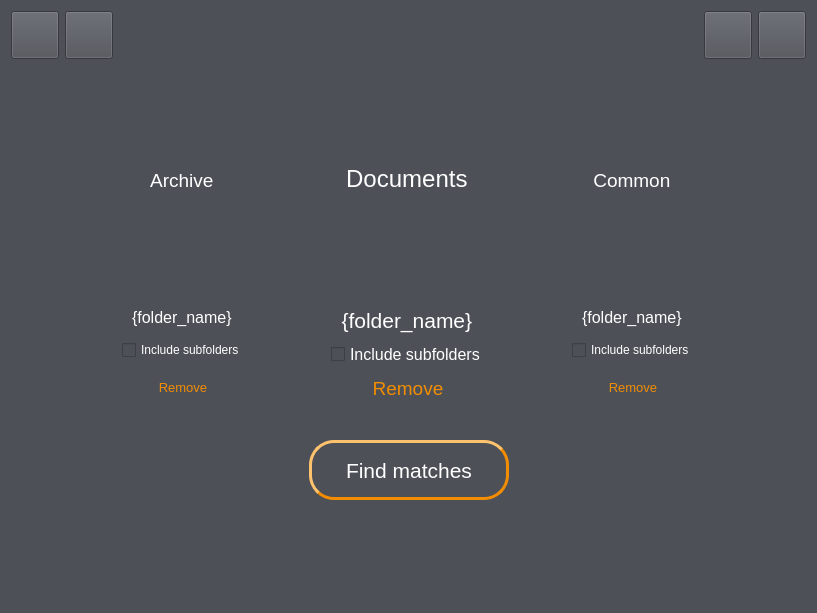
<?xml version="1.0" encoding="UTF-8"?>
<ui version="4.0">
 <class>home_widget</class>
 <widget class="QWidget" name="home_widget">
  <property name="geometry">
   <rect>
    <x>0</x>
    <y>0</y>
    <width>817</width>
    <height>613</height>
   </rect>
  </property>
  <property name="styleSheet">
   <string notr="true">background-color: rgb(77, 80, 87);</string>
  </property>
  <layout class="QVBoxLayout" name="verticalLayout">
   <item>
    <layout class="QHBoxLayout" name="lang_layout">
     <item>
      <widget class="QPushButton" name="ger_button">
       <property name="enabled">
        <bool>true</bool>
       </property>
       <property name="sizePolicy">
        <sizepolicy hsizetype="Fixed" vsizetype="Fixed">
         <horstretch>0</horstretch>
         <verstretch>0</verstretch>
        </sizepolicy>
       </property>
       <property name="minimumSize">
        <size>
         <width>48</width>
         <height>48</height>
        </size>
       </property>
       <property name="maximumSize">
        <size>
         <width>48</width>
         <height>48</height>
        </size>
       </property>
       <property name="font">
        <font>
         <pointsize>10</pointsize>
        </font>
       </property>
       <property name="toolTip">
        <string>Set the document's language to 'German'.</string>
       </property>
       <property name="styleSheet">
        <string notr="true">:!checked:hover{
                                    background-color: #5f636c;
                                    }

                                    :checked{
                                    border-style: outset;
                                    }
                                </string>
       </property>
       <property name="text">
        <string/>
       </property>
       <property name="icon">
        <iconset resource="../res/resources.qrc">
         <normaloff>:/ger_flag.png</normaloff>:/ger_flag.png</iconset>
       </property>
       <property name="iconSize">
        <size>
         <width>32</width>
         <height>32</height>
        </size>
       </property>
       <property name="checkable">
        <bool>true</bool>
       </property>
       <property name="checked">
        <bool>false</bool>
       </property>
       <property name="autoDefault">
        <bool>false</bool>
       </property>
       <property name="default">
        <bool>false</bool>
       </property>
      </widget>
     </item>
     <item>
      <widget class="QPushButton" name="eng_button">
       <property name="sizePolicy">
        <sizepolicy hsizetype="Fixed" vsizetype="Fixed">
         <horstretch>0</horstretch>
         <verstretch>0</verstretch>
        </sizepolicy>
       </property>
       <property name="minimumSize">
        <size>
         <width>48</width>
         <height>48</height>
        </size>
       </property>
       <property name="maximumSize">
        <size>
         <width>48</width>
         <height>48</height>
        </size>
       </property>
       <property name="font">
        <font>
         <pointsize>10</pointsize>
        </font>
       </property>
       <property name="toolTip">
        <string>Set the document's language to 'English'.</string>
       </property>
       <property name="styleSheet">
        <string notr="true">:!checked:hover{
                                    background-color: #5f636c;
                                    }

                                    :checked{
                                    border-style: outset;
                                    }
                                </string>
       </property>
       <property name="text">
        <string/>
       </property>
       <property name="icon">
        <iconset resource="../res/resources.qrc">
         <normaloff>:/uk_flag.png</normaloff>:/uk_flag.png</iconset>
       </property>
       <property name="iconSize">
        <size>
         <width>32</width>
         <height>32</height>
        </size>
       </property>
       <property name="checkable">
        <bool>true</bool>
       </property>
       <property name="checked">
        <bool>false</bool>
       </property>
       <property name="autoDefault">
        <bool>false</bool>
       </property>
       <property name="default">
        <bool>false</bool>
       </property>
      </widget>
     </item>
     <item>
      <spacer name="lang_right_spacer">
       <property name="orientation">
        <enum>Qt::Horizontal</enum>
       </property>
       <property name="sizeHint" stdset="0">
        <size>
         <width>40</width>
         <height>20</height>
        </size>
       </property>
      </spacer>
     </item>
     <item>
      <widget class="QPushButton" name="open_button">
       <property name="sizePolicy">
        <sizepolicy hsizetype="Fixed" vsizetype="Fixed">
         <horstretch>0</horstretch>
         <verstretch>0</verstretch>
        </sizepolicy>
       </property>
       <property name="minimumSize">
        <size>
         <width>48</width>
         <height>48</height>
        </size>
       </property>
       <property name="maximumSize">
        <size>
         <width>48</width>
         <height>48</height>
        </size>
       </property>
       <property name="font">
        <font>
         <pointsize>10</pointsize>
        </font>
       </property>
       <property name="toolTip">
        <string>Open a directory with JSON reports to display the matches.</string>
       </property>
       <property name="styleSheet">
        <string notr="true">:hover{
                                    background-color: #5f636c;
                                    }
                                </string>
       </property>
       <property name="text">
        <string/>
       </property>
       <property name="icon">
        <iconset resource="../res/resources.qrc">
         <normaloff>:/open_white.png</normaloff>:/open_white.png</iconset>
       </property>
       <property name="iconSize">
        <size>
         <width>32</width>
         <height>32</height>
        </size>
       </property>
       <property name="checkable">
        <bool>false</bool>
       </property>
       <property name="checked">
        <bool>false</bool>
       </property>
       <property name="autoDefault">
        <bool>false</bool>
       </property>
       <property name="default">
        <bool>false</bool>
       </property>
      </widget>
     </item>
     <item>
      <widget class="QPushButton" name="settings_button">
       <property name="sizePolicy">
        <sizepolicy hsizetype="Fixed" vsizetype="Fixed">
         <horstretch>0</horstretch>
         <verstretch>0</verstretch>
        </sizepolicy>
       </property>
       <property name="minimumSize">
        <size>
         <width>48</width>
         <height>48</height>
        </size>
       </property>
       <property name="maximumSize">
        <size>
         <width>48</width>
         <height>48</height>
        </size>
       </property>
       <property name="font">
        <font>
         <pointsize>10</pointsize>
        </font>
       </property>
       <property name="toolTip">
        <string>Adjust the sensitivity of the text matching algorithm.
Higher values may increase precision, lower ones can improve sensitivity.</string>
       </property>
       <property name="styleSheet">
        <string notr="true">:hover{
                                    background-color: #5f636c;
                                    }
                                </string>
       </property>
       <property name="text">
        <string/>
       </property>
       <property name="icon">
        <iconset resource="../res/resources.qrc">
         <normaloff>:/settings_white.png</normaloff>:/settings_white.png</iconset>
       </property>
       <property name="iconSize">
        <size>
         <width>40</width>
         <height>40</height>
        </size>
       </property>
       <property name="checkable">
        <bool>false</bool>
       </property>
       <property name="checked">
        <bool>false</bool>
       </property>
       <property name="autoDefault">
        <bool>false</bool>
       </property>
       <property name="default">
        <bool>false</bool>
       </property>
      </widget>
     </item>
    </layout>
   </item>
   <item>
    <spacer name="lang_heading_spacer">
     <property name="orientation">
      <enum>Qt::Vertical</enum>
     </property>
     <property name="sizeType">
      <enum>QSizePolicy::Fixed</enum>
     </property>
     <property name="sizeHint" stdset="0">
      <size>
       <width>20</width>
       <height>20</height>
      </size>
     </property>
    </spacer>
   </item>
   <item>
    <widget class="QLabel" name="logo_label">
     <property name="sizePolicy">
      <sizepolicy hsizetype="Expanding" vsizetype="Fixed">
       <horstretch>0</horstretch>
       <verstretch>0</verstretch>
      </sizepolicy>
     </property>
     <property name="minimumSize">
      <size>
       <width>0</width>
       <height>43</height>
      </size>
     </property>
     <property name="maximumSize">
      <size>
       <width>16777215</width>
       <height>16777215</height>
      </size>
     </property>
     <property name="text">
      <string>&lt;html&gt;&lt;head/&gt;&lt;body&gt;&lt;p align=&quot;center&quot;&gt;&lt;img src=&quot;:/logo.png&quot;/&gt;&lt;/p&gt;&lt;/body&gt;&lt;/html&gt;</string>
     </property>
    </widget>
   </item>
   <item>
    <spacer name="heading_inputs_spacer">
     <property name="orientation">
      <enum>Qt::Vertical</enum>
     </property>
     <property name="sizeType">
      <enum>QSizePolicy::Fixed</enum>
     </property>
     <property name="sizeHint" stdset="0">
      <size>
       <width>20</width>
       <height>30</height>
      </size>
     </property>
    </spacer>
   </item>
   <item>
    <layout class="QHBoxLayout" name="inputs_layout">
     <item>
      <spacer name="inputs_left_spacer">
       <property name="orientation">
        <enum>Qt::Horizontal</enum>
       </property>
       <property name="sizeHint" stdset="0">
        <size>
         <width>40</width>
         <height>20</height>
        </size>
       </property>
      </spacer>
     </item>
     <item>
      <layout class="QVBoxLayout" name="archive_layout">
       <item alignment="Qt::AlignBottom">
        <widget class="QLabel" name="archive_label">
         <property name="sizePolicy">
          <sizepolicy hsizetype="Minimum" vsizetype="Minimum">
           <horstretch>0</horstretch>
           <verstretch>0</verstretch>
          </sizepolicy>
         </property>
         <property name="minimumSize">
          <size>
           <width>90</width>
           <height>25</height>
          </size>
         </property>
         <property name="text">
          <string>&lt;html&gt;&lt;head/&gt;&lt;body&gt;&lt;p align=&quot;center&quot;&gt;&lt;span
                                            style=&quot; font-size:14pt; color:#ffffff;&quot;&gt;Archive&lt;/span&gt;&lt;/p&gt;&lt;/body&gt;&lt;/html&gt;
                                        </string>
         </property>
        </widget>
       </item>
       <item alignment="Qt::AlignHCenter|Qt::AlignBottom">
        <widget class="QPushButton" name="archive_dir_button">
         <property name="sizePolicy">
          <sizepolicy hsizetype="Fixed" vsizetype="Fixed">
           <horstretch>0</horstretch>
           <verstretch>0</verstretch>
          </sizepolicy>
         </property>
         <property name="minimumSize">
          <size>
           <width>100</width>
           <height>100</height>
          </size>
         </property>
         <property name="maximumSize">
          <size>
           <width>100</width>
           <height>100</height>
          </size>
         </property>
         <property name="font">
          <font>
           <pointsize>10</pointsize>
          </font>
         </property>
         <property name="toolTip">
          <string>Directory containing documents
which should not be compared among themselves
but only with the other documents.</string>
         </property>
         <property name="styleSheet">
          <string notr="true">QPushButton {
                                            border-radius: 50%;
                                            border-style: outset;
                                            }

                                            :hover{
                                            background-color: #5f636c;
                                            }


                                            :pressed {
                                            border-style: inset;
                                            }
                                        </string>
         </property>
         <property name="text">
          <string/>
         </property>
         <property name="icon">
          <iconset resource="../res/resources.qrc">
           <normaloff>:/inbox_white.png</normaloff>:/inbox_white.png</iconset>
         </property>
         <property name="iconSize">
          <size>
           <width>72</width>
           <height>72</height>
          </size>
         </property>
         <property name="autoDefault">
          <bool>false</bool>
         </property>
         <property name="default">
          <bool>false</bool>
         </property>
        </widget>
       </item>
       <item alignment="Qt::AlignHCenter|Qt::AlignTop">
        <widget class="QLabel" name="archive_dir_label">
         <property name="sizePolicy">
          <sizepolicy hsizetype="Minimum" vsizetype="Minimum">
           <horstretch>0</horstretch>
           <verstretch>0</verstretch>
          </sizepolicy>
         </property>
         <property name="minimumSize">
          <size>
           <width>0</width>
           <height>25</height>
          </size>
         </property>
         <property name="text">
          <string>&lt;html&gt;&lt;head/&gt;&lt;body&gt;&lt;p align=&quot;center&quot;&gt;&lt;span
                                            style=&quot; font-size:12pt; color:#ffffff;&quot;&gt;{folder_name}&lt;/span&gt;&lt;/p&gt;&lt;/body&gt;&lt;/html&gt;
                                        </string>
         </property>
        </widget>
       </item>
       <item alignment="Qt::AlignHCenter|Qt::AlignTop">
        <widget class="QCheckBox" name="archive_rec_check_box">
         <property name="styleSheet">
          <string notr="true">color: rgb(255, 255, 255);</string>
         </property>
         <property name="text">
          <string>Include subfolders</string>
         </property>
        </widget>
       </item>
       <item alignment="Qt::AlignHCenter|Qt::AlignTop">
        <widget class="QPushButton" name="archive_rmdir_button">
         <property name="sizePolicy">
          <sizepolicy hsizetype="Minimum" vsizetype="Minimum">
           <horstretch>0</horstretch>
           <verstretch>0</verstretch>
          </sizepolicy>
         </property>
         <property name="minimumSize">
          <size>
           <width>0</width>
           <height>25</height>
          </size>
         </property>
         <property name="font">
          <font>
           <pointsize>10</pointsize>
          </font>
         </property>
         <property name="styleSheet">
          <string notr="true">QPushButton {
                                            color: #f28d01;
                                            }

                                            :hover{
                                            color: #b56900;
                                            }
                                        </string>
         </property>
         <property name="text">
          <string>Remove</string>
         </property>
         <property name="flat">
          <bool>true</bool>
         </property>
        </widget>
       </item>
      </layout>
     </item>
     <item>
      <spacer name="archive_docs_spacer">
       <property name="orientation">
        <enum>Qt::Horizontal</enum>
       </property>
       <property name="sizeType">
        <enum>QSizePolicy::Fixed</enum>
       </property>
       <property name="sizeHint" stdset="0">
        <size>
         <width>80</width>
         <height>20</height>
        </size>
       </property>
      </spacer>
     </item>
     <item>
      <layout class="QVBoxLayout" name="docs_layout">
       <item alignment="Qt::AlignBottom">
        <widget class="QLabel" name="docs_label">
         <property name="sizePolicy">
          <sizepolicy hsizetype="Minimum" vsizetype="Minimum">
           <horstretch>0</horstretch>
           <verstretch>0</verstretch>
          </sizepolicy>
         </property>
         <property name="minimumSize">
          <size>
           <width>100</width>
           <height>30</height>
          </size>
         </property>
         <property name="text">
          <string>&lt;html&gt;&lt;head/&gt;&lt;body&gt;&lt;p align=&quot;center&quot;&gt;&lt;span
                                            style=&quot; font-size:18pt; color:#ffffff;&quot;&gt;Documents&lt;/span&gt;&lt;/p&gt;&lt;/body&gt;&lt;/html&gt;
                                        </string>
         </property>
        </widget>
       </item>
       <item alignment="Qt::AlignHCenter|Qt::AlignVCenter">
        <widget class="QPushButton" name="docs_dir_button">
         <property name="sizePolicy">
          <sizepolicy hsizetype="Fixed" vsizetype="Fixed">
           <horstretch>0</horstretch>
           <verstretch>0</verstretch>
          </sizepolicy>
         </property>
         <property name="minimumSize">
          <size>
           <width>100</width>
           <height>100</height>
          </size>
         </property>
         <property name="maximumSize">
          <size>
           <width>128</width>
           <height>128</height>
          </size>
         </property>
         <property name="font">
          <font>
           <pointsize>10</pointsize>
          </font>
         </property>
         <property name="toolTip">
          <string>Select a folder containing documents which should be examined.</string>
         </property>
         <property name="styleSheet">
          <string notr="true">QPushButton {
                                            border-radius: 50%;
                                            border-style: outset;
                                            }

                                            :hover{
                                            background-color: #5f636c;
                                            }


                                            :pressed {
                                            border-style: inset;
                                            }
                                        </string>
         </property>
         <property name="text">
          <string/>
         </property>
         <property name="icon">
          <iconset resource="../res/resources.qrc">
           <normaloff>:/add_circle_orange.png</normaloff>:/add_circle_orange.png</iconset>
         </property>
         <property name="iconSize">
          <size>
           <width>96</width>
           <height>96</height>
          </size>
         </property>
         <property name="autoDefault">
          <bool>false</bool>
         </property>
         <property name="default">
          <bool>false</bool>
         </property>
        </widget>
       </item>
       <item alignment="Qt::AlignTop">
        <widget class="QLabel" name="docs_dir_label">
         <property name="sizePolicy">
          <sizepolicy hsizetype="Minimum" vsizetype="Minimum">
           <horstretch>0</horstretch>
           <verstretch>0</verstretch>
          </sizepolicy>
         </property>
         <property name="minimumSize">
          <size>
           <width>0</width>
           <height>30</height>
          </size>
         </property>
         <property name="text">
          <string>&lt;html&gt;&lt;head/&gt;&lt;body&gt;&lt;p align=&quot;center&quot;&gt;&lt;span
                                            style=&quot; font-size:16pt; color:#ffffff;&quot;&gt;{folder_name}&lt;/span&gt;&lt;/p&gt;&lt;/body&gt;&lt;/html&gt;
                                        </string>
         </property>
        </widget>
       </item>
       <item alignment="Qt::AlignTop">
        <widget class="QCheckBox" name="docs_rec_check_box">
         <property name="font">
          <font>
           <pointsize>12</pointsize>
          </font>
         </property>
         <property name="styleSheet">
          <string notr="true">color: rgb(255, 255, 255);</string>
         </property>
         <property name="text">
          <string>Include subfolders</string>
         </property>
        </widget>
       </item>
       <item alignment="Qt::AlignHCenter|Qt::AlignTop">
        <widget class="QPushButton" name="docs_rmdir_button">
         <property name="sizePolicy">
          <sizepolicy hsizetype="Minimum" vsizetype="Minimum">
           <horstretch>0</horstretch>
           <verstretch>0</verstretch>
          </sizepolicy>
         </property>
         <property name="minimumSize">
          <size>
           <width>0</width>
           <height>25</height>
          </size>
         </property>
         <property name="font">
          <font>
           <pointsize>14</pointsize>
          </font>
         </property>
         <property name="styleSheet">
          <string notr="true">QPushButton {
                                            color: #f28d01;
                                            }

                                            :hover{
                                            color: #b56900;
                                            }
                                        </string>
         </property>
         <property name="text">
          <string>Remove</string>
         </property>
         <property name="flat">
          <bool>true</bool>
         </property>
        </widget>
       </item>
      </layout>
     </item>
     <item>
      <spacer name="docs_common_spacer">
       <property name="orientation">
        <enum>Qt::Horizontal</enum>
       </property>
       <property name="sizeType">
        <enum>QSizePolicy::Fixed</enum>
       </property>
       <property name="sizeHint" stdset="0">
        <size>
         <width>80</width>
         <height>20</height>
        </size>
       </property>
      </spacer>
     </item>
     <item>
      <layout class="QVBoxLayout" name="common_layout">
       <item alignment="Qt::AlignBottom">
        <widget class="QLabel" name="common_label">
         <property name="sizePolicy">
          <sizepolicy hsizetype="Minimum" vsizetype="Minimum">
           <horstretch>0</horstretch>
           <verstretch>0</verstretch>
          </sizepolicy>
         </property>
         <property name="minimumSize">
          <size>
           <width>90</width>
           <height>25</height>
          </size>
         </property>
         <property name="text">
          <string>&lt;html&gt;&lt;head/&gt;&lt;body&gt;&lt;p align=&quot;center&quot;&gt;&lt;span
                                            style=&quot; font-size:14pt; color:#ffffff;&quot;&gt;Common&lt;/span&gt;&lt;/p&gt;&lt;/body&gt;&lt;/html&gt;
                                        </string>
         </property>
        </widget>
       </item>
       <item alignment="Qt::AlignHCenter|Qt::AlignBottom">
        <widget class="QPushButton" name="common_dir_button">
         <property name="sizePolicy">
          <sizepolicy hsizetype="Fixed" vsizetype="Fixed">
           <horstretch>0</horstretch>
           <verstretch>0</verstretch>
          </sizepolicy>
         </property>
         <property name="minimumSize">
          <size>
           <width>100</width>
           <height>100</height>
          </size>
         </property>
         <property name="maximumSize">
          <size>
           <width>100</width>
           <height>100</height>
          </size>
         </property>
         <property name="font">
          <font>
           <pointsize>10</pointsize>
          </font>
         </property>
         <property name="toolTip">
          <string>Select a folder containing documents which consist of common text.
Files are read line by line.
If a sentence in a document contains all words in an arbitrary line it is excluded.</string>
         </property>
         <property name="styleSheet">
          <string notr="true">QPushButton {
                                            border-radius: 50%;
                                            border-style: outset;
                                            }

                                            :hover{
                                            background-color: #5f636c;
                                            }


                                            :pressed {
                                            border-style: inset;
                                            }
                                        </string>
         </property>
         <property name="text">
          <string/>
         </property>
         <property name="icon">
          <iconset resource="../res/resources.qrc">
           <normaloff>:/common_white.png</normaloff>:/common_white.png</iconset>
         </property>
         <property name="iconSize">
          <size>
           <width>80</width>
           <height>80</height>
          </size>
         </property>
         <property name="autoDefault">
          <bool>false</bool>
         </property>
         <property name="default">
          <bool>false</bool>
         </property>
        </widget>
       </item>
       <item alignment="Qt::AlignHCenter|Qt::AlignTop">
        <widget class="QLabel" name="common_dir_label">
         <property name="sizePolicy">
          <sizepolicy hsizetype="Minimum" vsizetype="Minimum">
           <horstretch>0</horstretch>
           <verstretch>0</verstretch>
          </sizepolicy>
         </property>
         <property name="minimumSize">
          <size>
           <width>0</width>
           <height>25</height>
          </size>
         </property>
         <property name="text">
          <string>&lt;html&gt;&lt;head/&gt;&lt;body&gt;&lt;p align=&quot;center&quot;&gt;&lt;span
                                            style=&quot; font-size:12pt; color:#ffffff;&quot;&gt;{folder_name}&lt;/span&gt;&lt;/p&gt;&lt;/body&gt;&lt;/html&gt;
                                        </string>
         </property>
        </widget>
       </item>
       <item alignment="Qt::AlignHCenter|Qt::AlignTop">
        <widget class="QCheckBox" name="common_rec_check_box">
         <property name="styleSheet">
          <string notr="true">color: rgb(255, 255, 255);</string>
         </property>
         <property name="text">
          <string>Include subfolders</string>
         </property>
        </widget>
       </item>
       <item alignment="Qt::AlignHCenter|Qt::AlignTop">
        <widget class="QPushButton" name="common_rmdir_button">
         <property name="sizePolicy">
          <sizepolicy hsizetype="Minimum" vsizetype="Minimum">
           <horstretch>0</horstretch>
           <verstretch>0</verstretch>
          </sizepolicy>
         </property>
         <property name="minimumSize">
          <size>
           <width>0</width>
           <height>25</height>
          </size>
         </property>
         <property name="font">
          <font>
           <pointsize>10</pointsize>
          </font>
         </property>
         <property name="styleSheet">
          <string notr="true">QPushButton {
                                            color: #f28d01;
                                            }

                                            :hover{
                                            color: #b56900;
                                            }
                                        </string>
         </property>
         <property name="text">
          <string>Remove</string>
         </property>
         <property name="flat">
          <bool>true</bool>
         </property>
        </widget>
       </item>
      </layout>
     </item>
     <item>
      <spacer name="inputs_right_spacer">
       <property name="orientation">
        <enum>Qt::Horizontal</enum>
       </property>
       <property name="sizeHint" stdset="0">
        <size>
         <width>40</width>
         <height>20</height>
        </size>
       </property>
      </spacer>
     </item>
    </layout>
   </item>
   <item>
    <spacer name="inputs_detect_spacer">
     <property name="orientation">
      <enum>Qt::Vertical</enum>
     </property>
     <property name="sizeType">
      <enum>QSizePolicy::Fixed</enum>
     </property>
     <property name="sizeHint" stdset="0">
      <size>
       <width>20</width>
       <height>30</height>
      </size>
     </property>
    </spacer>
   </item>
   <item>
    <layout class="QHBoxLayout" name="button_layout">
     <item>
      <spacer name="button_left_spacer">
       <property name="orientation">
        <enum>Qt::Horizontal</enum>
       </property>
       <property name="sizeHint" stdset="0">
        <size>
         <width>40</width>
         <height>20</height>
        </size>
       </property>
      </spacer>
     </item>
     <item>
      <widget class="QPushButton" name="detect_button">
       <property name="enabled">
        <bool>false</bool>
       </property>
       <property name="sizePolicy">
        <sizepolicy hsizetype="Fixed" vsizetype="Fixed">
         <horstretch>0</horstretch>
         <verstretch>0</verstretch>
        </sizepolicy>
       </property>
       <property name="minimumSize">
        <size>
         <width>200</width>
         <height>60</height>
        </size>
       </property>
       <property name="maximumSize">
        <size>
         <width>200</width>
         <height>60</height>
        </size>
       </property>
       <property name="font">
        <font>
         <pointsize>16</pointsize>
        </font>
       </property>
       <property name="styleSheet">
        <string notr="true">QPushButton {
                                    font-size: 16pt;
                                    border-radius: 25px;
                                    border: 3px solid rgb(242, 141, 1);
                                    border-style: outset;
                                    color: rgb(255, 255, 255);
                                    }

                                    :enabled {
                                    background-color: rgb(242, 141, 1);
                                    }

                                    :hover{
                                    background-color: #b56900;
                                    border-color: #b56900;
                                    }

                                    :pressed {
                                    border-style: inset;
                                    }
                                </string>
       </property>
       <property name="text">
        <string>Find matches</string>
       </property>
       <property name="icon">
        <iconset resource="../res/resources.qrc">
         <normaloff>:/search_white.png</normaloff>:/search_white.png</iconset>
       </property>
       <property name="iconSize">
        <size>
         <width>24</width>
         <height>24</height>
        </size>
       </property>
       <property name="autoDefault">
        <bool>false</bool>
       </property>
       <property name="default">
        <bool>false</bool>
       </property>
      </widget>
     </item>
     <item>
      <spacer name="button_right_spacer">
       <property name="orientation">
        <enum>Qt::Horizontal</enum>
       </property>
       <property name="sizeHint" stdset="0">
        <size>
         <width>40</width>
         <height>20</height>
        </size>
       </property>
      </spacer>
     </item>
    </layout>
   </item>
   <item>
    <spacer name="bottom_spacer">
     <property name="orientation">
      <enum>Qt::Vertical</enum>
     </property>
     <property name="sizeHint" stdset="0">
      <size>
       <width>20</width>
       <height>40</height>
      </size>
     </property>
    </spacer>
   </item>
  </layout>
 </widget>
 <resources>
  <include location="../res/resources.qrc"/>
 </resources>
 <connections/>
</ui>
